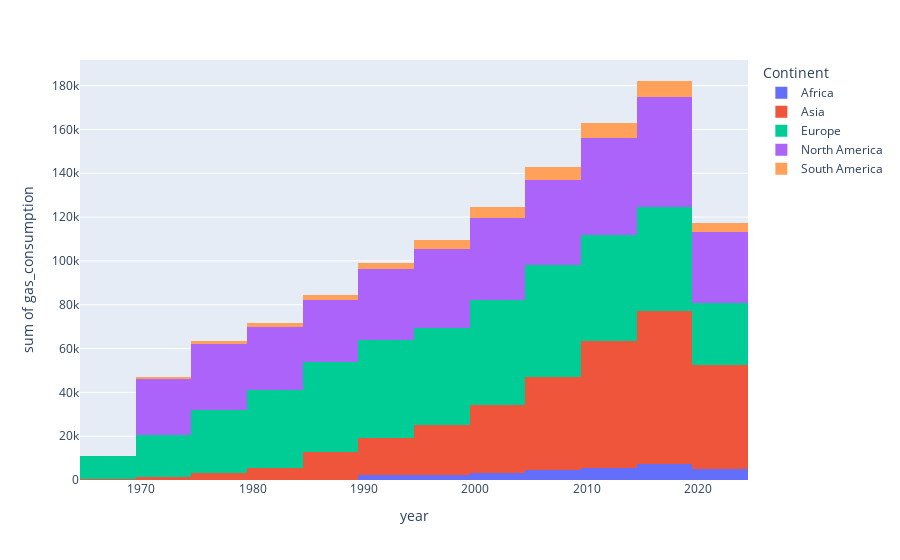

Notebook source saved alongside this figure:
### Code cell
px.histogram(df_test, x='year', y='gas_consumption', color='Continent')
